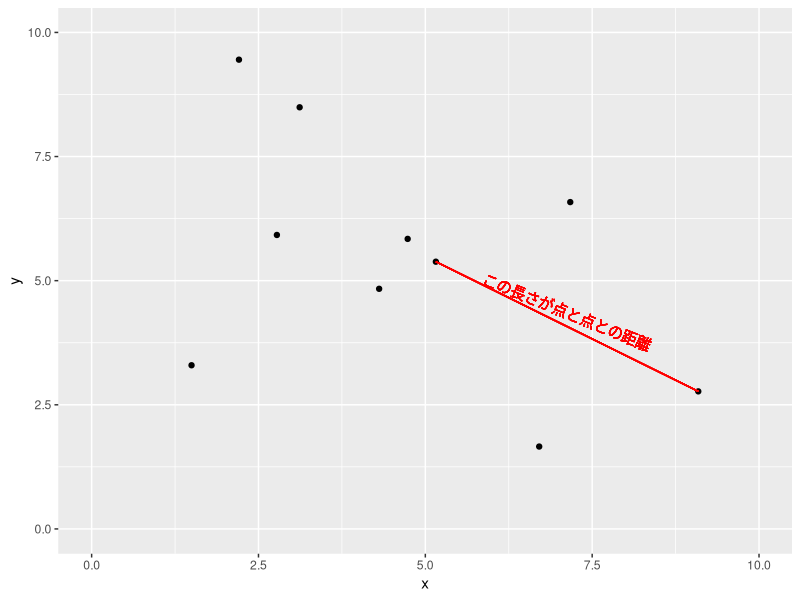
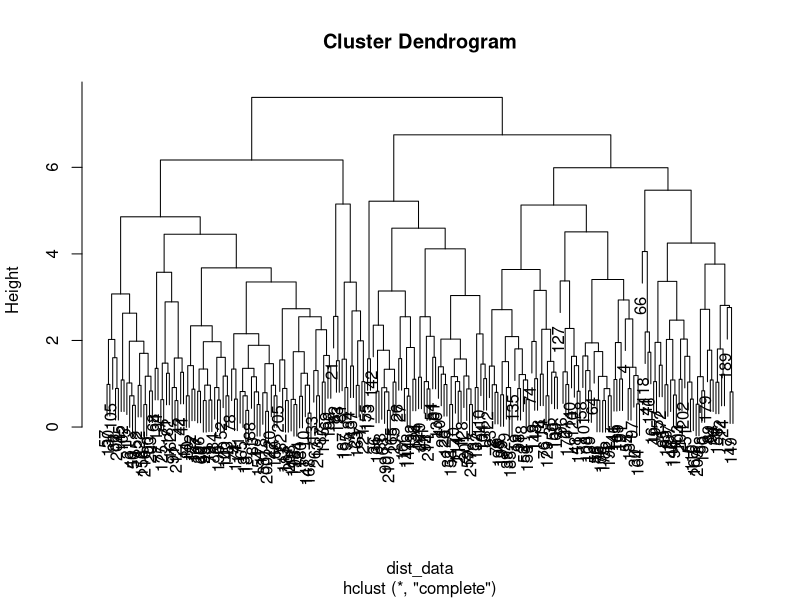
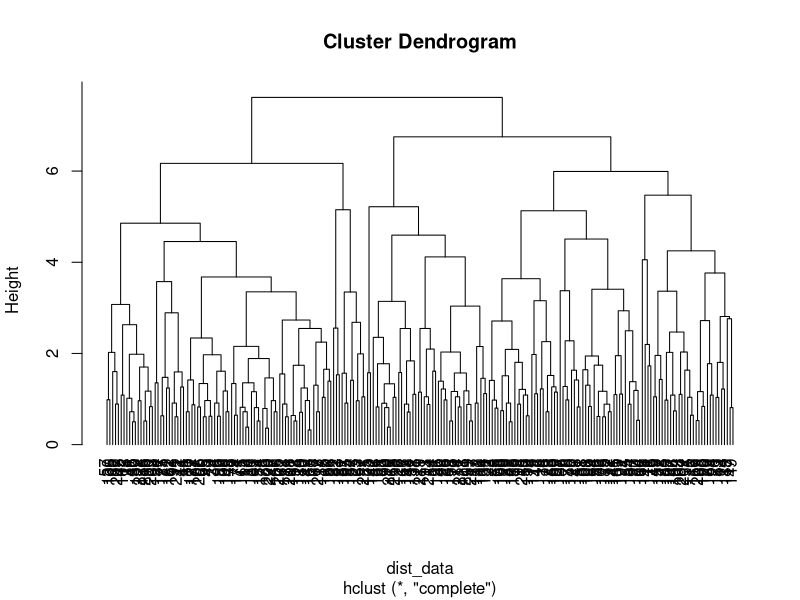
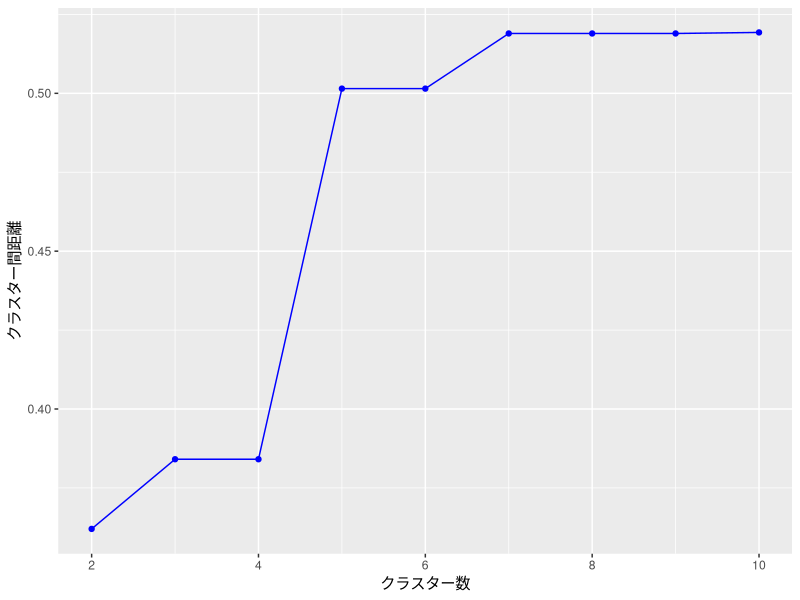
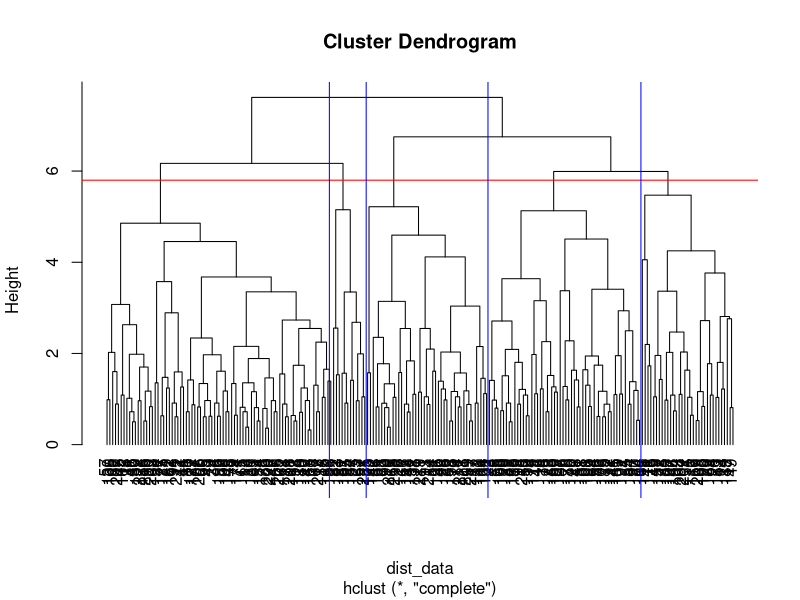
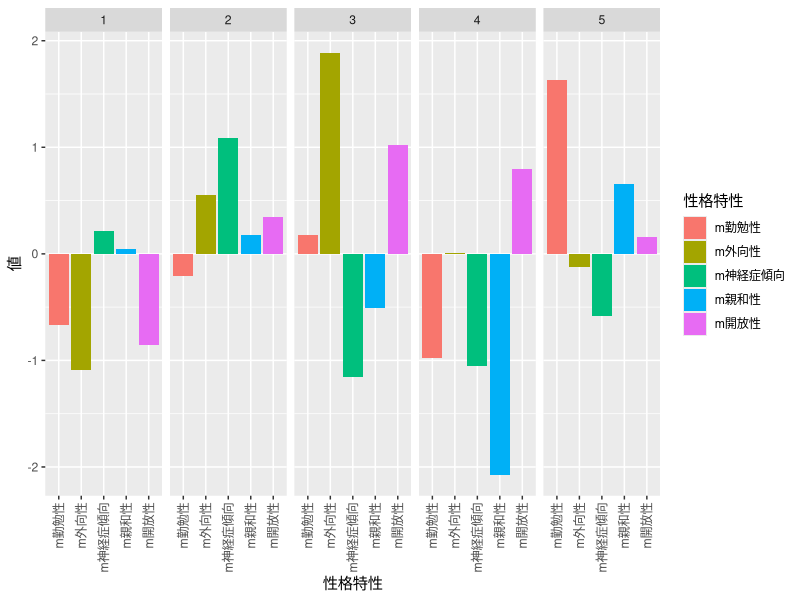
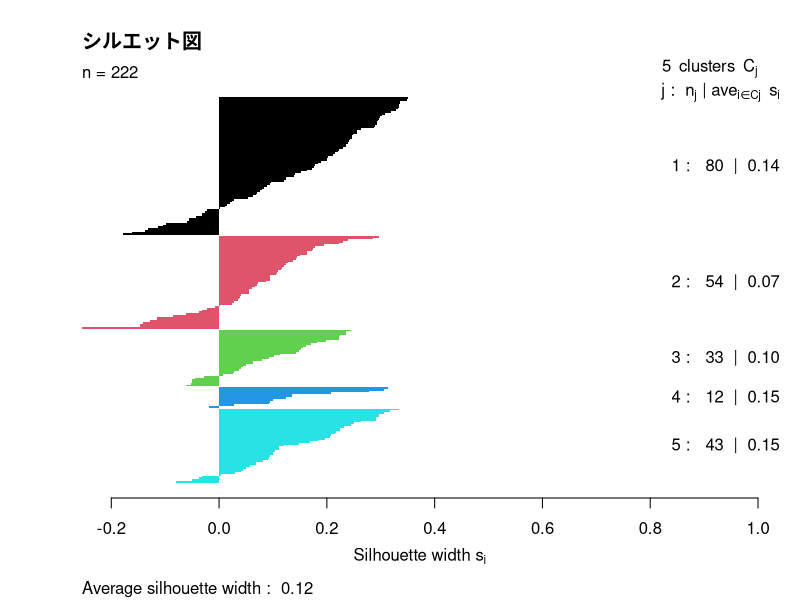
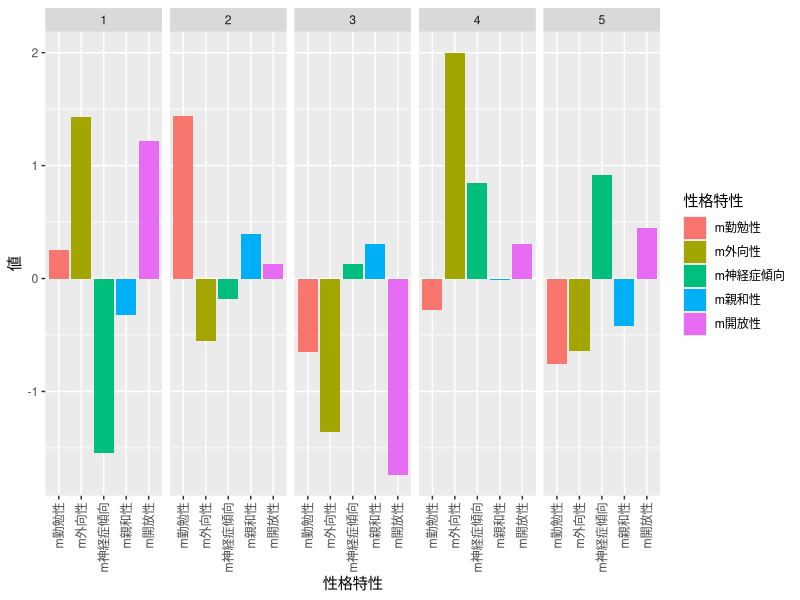

Generate these figures, in order, with R:
## ---- chunk 1
knitr::opts_chunk$set(echo = TRUE)
library(tidyverse)
## ---- chunk 2

# ggplotを使って描画
set.seed(322)
x <- truncnorm::rtruncnorm(10, a=1, b=10, mean=5, sd=4)
y <- truncnorm::rtruncnorm(10, a=1, b=10, mean=5, sd=4)
df <- data.frame(x=x, y=y)
ggplot(df, aes(x=x, y=y)) +
  geom_point() + 
  geom_segment(x=x[2], y=y[2], xend=x[1], yend=y[1], col="red") + 
  geom_text(x=(x[1]+x[2])/2, y=(y[1]+y[2])/2+0.3, label="この長さが点と点との距離", col="red",angle=-22.2 )+ # 35度回転させる
  coord_cartesian(xlim=c(0, 10), ylim=c(0, 10))


## ---- chunk 3
# データの読み込み
data <- read.csv("practice/example_14_1.csv")

# データの確認
head(data)
## ---- chunk 4
head(data[c("外向性", "親和性", "勤勉性", "神経症傾向", "開放性")])
## ---- chunk 5
# データの標準化
data_std <- scale(data[c("外向性", "親和性", "勤勉性", "神経症傾向", "開放性")])

# 距離の計算
dist_data <- dist(data_std)
## ---- chunk 6
print(round(as.matrix(dist_data)[1:5, 1:5],3))
## ---- chunk 7
# 階層的クラスタリング
hc <- hclust(dist_data)

# デンドログラムの描画（hangをデフォルトにした場合）
plot(hc)

# デンドログラムの描画 その2（hangを-1にした場合）
plot(hc, hang=-1)
## ---- chunk 8
# エルボーグラフのプロット
ggplot() +
  geom_point(aes(x=c(2:10), y=hc$height[c(2:10)]), col="blue") +
  geom_line(aes(x=2:10, y=hc$height[c(2:10)]), col="blue") +
  xlab("クラスター数") +   ylab("クラスター間距離")
## ---- chunk 9
plot(hc, hang=-1)
abline(h=5.8, col="red")
# 縦ライン
abline(v=79.5, col="blue")
abline(v=92.5, col="blue")
abline(v=135.5, col="blue")
abline(v=189.5, col="blue")

## ---- chunk 10
# クラスター分け
cluster_res <- cutree(hc, k=5)
print(cluster_res)
## ---- chunk 11
# クラスターの割り当て
data$cluster_res <- cluster_res

# クラスターごとのサンプル数
table(data$cluster_res)
## ---- chunk 12
# 中心化
data$m外向性 <- data$外向性 - mean(data$外向性)
data$m親和性 <- data$親和性 - mean(data$親和性)
data$m勤勉性 <- data$勤勉性 - mean(data$勤勉性)
data$m神経症傾向 <- data$神経症傾向 - mean(data$神経症傾向)
data$m開放性 <- data$開放性 - mean(data$開放性)

#クラスタ番号を要因型に
data$cluster_res <- as.factor(data$cluster_res)

# ロング型に変換
df <- pivot_longer(data, 
        cols = c("m外向性", "m親和性", "m勤勉性", "m神経症傾向", "m開放性"), 
        names_to = "性格特性", 
        values_to = "値")

# ggplotで可視化　グループごとに各性格特性の平均値を棒グラフで表示
ggplot(df,aes(x=性格特性, y=値,fill=性格特性)) +
  geom_bar( stat="summary", fun.data = mean_se) +
  theme(axis.text.x = element_text(angle = 90, hjust = 1, vjust = 0.5)) + # x軸のラベルを縦向きに
  facet_wrap(~cluster_res, nrow=1)

## ---- chunk 13
library(cluster)
# クラスター分けまですでに済んでいる前提

# シルエット係数の計算
sil <- silhouette(cluster_res, dist_data)

# シルエット図の描画
plot(sil, main = "シルエット図", col = 1:5, border = NA)

## ---- chunk 14
summary_res<-summary(sil)
summary_res$avg.width
## ---- chunk 15
for(i in 2:10){
  cluster_res <- cutree(hc, k=i)
  sil <- silhouette(cluster_res, dist_data)
  sil_avg <- summary(sil)$avg.width
  cat("クラスタ数:", i, " 平均シルエット幅:", sil_avg, "\n")
}
## ---- chunk 16
data <- read.csv("practice/example_14_1.csv")
colnames(data)
## ---- chunk 17
# 乱数のシードを固定
set.seed(13)

# k-means法の実行
kmeans_res <- kmeans(data[c("外向性", "親和性", "勤勉性", "神経症傾向", "開放性")], centers=5, nstart=25)

# クラスターの割り当て
data$cluster_res_kmeans <- kmeans_res$cluster

# クラスターごとのサンプル数
table(data$cluster_res_kmeans)
## ---- chunk 18
# 中心化
data$m外向性 <- data$外向性 - mean(data$外向性)
data$m親和性 <- data$親和性 - mean(data$親和性)
data$m勤勉性 <- data$勤勉性 - mean(data$勤勉性)
data$m神経症傾向 <- data$神経症傾向 - mean(data$神経症傾向)
data$m開放性 <- data$開放性 - mean(data$開放性)

#クラスタ番号を要因型に
data$cluster_res_kmeans <- as.factor(data$cluster_res_kmeans)

# ロング型に変換
df <- pivot_longer(data, 
        cols = c("m外向性", "m親和性", "m勤勉性", "m神経症傾向", "m開放性"), 
        names_to = "性格特性", 
        values_to = "値")

# ggplotで可視化　グループごとに各性格特性の平均値を棒グラフで表示
ggplot(df,aes(x=性格特性, y=値,fill=性格特性)) +
  geom_bar( stat="summary", fun.data = mean_se) +
  theme(axis.text.x = element_text(angle = 90, hjust = 1, vjust = 0.5)) + # x軸のラベルを縦向きに
  facet_wrap(~cluster_res_kmeans, nrow=1)

## ---- chunk 19
library(cluster)
# クラスター分けまですでに済んでいる前提

# シルエット係数の計算
sil <- silhouette( kmeans_res$cluster, dist(data[c("外向性", "親和性", "勤勉性", "神経症傾向", "開放性")]))
# シルエット図の描画
plot(sil, main = "シルエット図", col = 1:5, border = NA)
## ---- chunk 20
for(i in 2:10){
  set.seed(13)
  kmeans_res <- kmeans(data[c("外向性", "親和性", "勤勉性", "神経症傾向", "開放性")], centers=i, nstart=25)

  sil <- silhouette(kmeans_res$cluster, dist_data)
  sil_avg <- summary(sil)$avg.width
  cat("クラスタ数:", i, " 平均シルエット幅:", sil_avg, "\n")
}
## ---- chunk 21
library(psych)
data <- read.csv("./practice/13_work_fa.csv")
fa_result <- fa(data[-1], 4, rotate="varimax", fm="pa")
fa.diagram(fa_result,cut=.4, digits=2, simple = FALSE)
## ---- chunk 22
data <- read.csv("./practice/13_work_fa.csv")

summary(data)

# 1. 因子の尺度データの作成
data$熟慮 <- (6-data$Q1 + data$Q2) / 2
data$先延ばし <- (data$Q3 + data$Q4) / 2
data$他者参照 <- (6-data$Q5 + data$Q6) / 2
data$不安 <- (6-data$Q7 + data$Q8) / 2

# 2. 階層的クラスタリング
dist_data <- dist(data[c("熟慮", "先延ばし", "他者参照", "不安")])
hc <- hclust(dist_data, method="ward.D2")
plot(hc)

# 3. クラスター分け
cluster_res <- cutree(hc, k=3)
table(cluster_res)

# 4. クラスターの特徴
data$cluster_res <- cluster_res
data$m熟慮 <- data$熟慮 - mean(data$熟慮)
data$m先延ばし <- data$先延ばし - mean(data$先延ばし)
data$m他者参照 <- data$他者参照 - mean(data$他者参照)
data$m不安 <- data$不安 - mean(data$不安)

df <- pivot_longer(data, 
        cols = c("m熟慮", "m先延ばし", "m他者参照", "m不安"), 
        names_to = "因子", 
        values_to = "値")

ggplot(df,aes(x=因子, y=値,fill=因子)) +
  geom_bar( stat="summary", fun.data = mean_se) +
  theme(axis.text.x = element_text(angle = 90, hjust = 1, vjust = 0.5)) + # x軸のラベルを縦向きに
  facet_wrap(~cluster_res, nrow=1)

# 5. k-means法
set.seed(13)
kmeans_res <- kmeans(data[c("熟慮", "先延ばし", "他者参照", "不安")], centers=3, nstart=25)

data$cluster_res_kmeans <- kmeans_res$cluster
table(data$cluster_res_kmeans)

data$m熟慮 <- data$熟慮 - mean(data$熟慮)
data$m先延ばし <- data$先延ばし - mean(data$先延ばし)
data$m他者参照 <- data$他者参照 - mean(data$他者参照)
data$m不安 <- data$不安 - mean(data$不安)

df <- pivot_longer(data, 
        cols = c("m熟慮", "m先延ばし", "m他者参照", "m不安"), 
        names_to = "因子", 
        values_to = "値")

ggplot(df,aes(x=因子, y=値,fill=因子)) +
  geom_bar( stat="summary", fun.data = mean_se) +
  theme(axis.text.x = element_text(angle = 90, hjust = 1, vjust = 0.5)) + # x軸のラベルを縦向きに
  facet_wrap(~cluster_res_kmeans, nrow=1)
